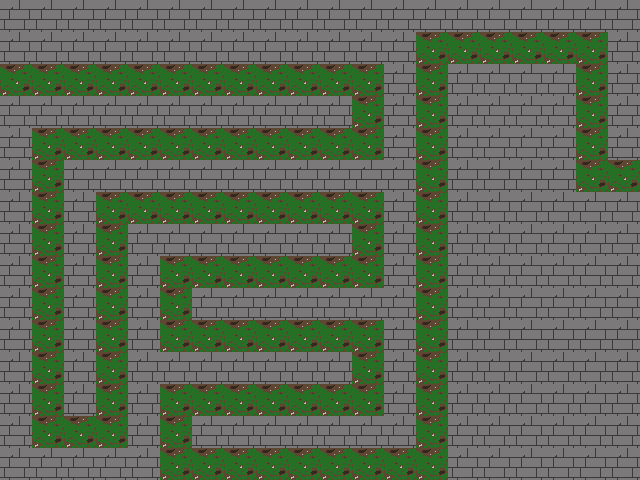

The image is a tile-based game level rendered from a .tmx file. Its description and source (layers, tilesets, objects; grid data summarised) follow:
An orthogonal 20x15 tile map with 32x32 px tiles, 3 tile layers (Tile Layer 3, Tile Layer 1, Tile Layer 2), 3 tilesets.

<map version="1.0" orientation="orthogonal" width="20" height="15" tilewidth="32" tileheight="32">
 <tileset firstgid="1" name="greybrickxcf" tilewidth="32" tileheight="32">
  <image source="greybrickxcf.png" width="64" height="64" />
 </tileset>
 <tileset firstgid="5" name="earthygrass" tilewidth="32" tileheight="32">
  <image source="earthygrass.png" width="64" height="64" />
  <tile id="0">
   <properties>
    <property name="walkable" value="1" />
   </properties>
  </tile>
 </tileset>
 <tileset firstgid="9" name="greygreentileset" tilewidth="32" tileheight="32">
  <image source="greygreentileset.png" width="64" height="32" />
  <tile id="0">
   <properties>
    <property name="position" value="0" />
   </properties>
  </tile>
  <tile id="1">
   <properties>
    <property name="position" value="1" />
   </properties>
  </tile>
 </tileset>
 <layer name="Tile Layer 3" width="20" height="15">
  <data>[300 cells, 2 non-empty, 2 distinct tile ids]</data>
 </layer>
 <layer name="Tile Layer 1" width="20" height="15">
  <data>[300 cells, 300 non-empty, 1 distinct tile ids]</data>
 </layer>
 <layer name="Tile Layer 2" width="20" height="15">
  <data>[300 cells, 107 non-empty, 1 distinct tile ids]</data>
 </layer>
</map>